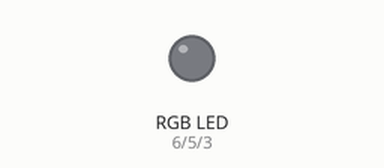
This sketch was run on a simulated Arduino Uno, built with avr-gcc and run on an emulated ATmega328P. On the bench: an RGB LED mixed from three pins (HIGH = lit).

Above: at 0.15 s.
Timing chart, 0 to 1.6 s (numbered marks = the images above):
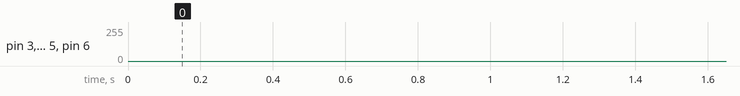

The sketch:

Multicolor_Test.ino
```cpp
const int redPin = 6;
const int greenPin = 5;
const int bluePin = 3;


void setup()
{
  pinMode(redPin, OUTPUT);
  pinMode(greenPin, OUTPUT);
  pinMode(bluePin, OUTPUT);
}

void loop()
{
  sweepUpDown(redPin, bluePin, 1);
  sweepUpDown(greenPin, redPin, 1);
  sweepUpDown(bluePin, greenPin, 1);
  sweepUpDownAll(redPin, greenPin, bluePin, 1);
}

void sweepUpDown(int pin1, int pin2, int wait)
{
  for(int i = 0; i < 256; i++)
  {
    analogWrite(pin1, i);
    analogWrite(pin2, i);
    delay(wait);
  }
  for(int i = 255; i >= 0; i--)
  {
    analogWrite(pin1, i);
    analogWrite(pin2, i);
    delay(wait);
  }
}

void sweepUpDownAll(int pinR, int pinG, int pinB, int wait)
{
  for(int i = 0; i < 256; i++)
  {
    analogWrite(pinR, i);
    analogWrite(pinG, i);
    analogWrite(pinB, i);
    delay(wait);
  }
  for(int i = 255; i >= 0; i--)
  {
    analogWrite(pinR, i);
    analogWrite(pinG, i);
    analogWrite(pinB, i);
    delay(wait);
  }
}
```
